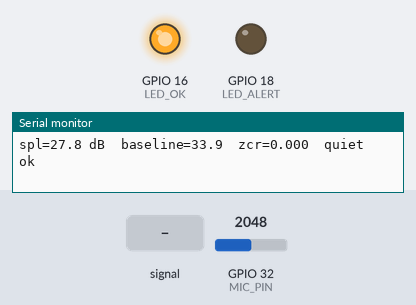
Recording of a sketch running on a simulated ESP32. On the bench: output pins drawn as LEDs (lit = HIGH), the last lines printed to the serial monitor. The inputs (shaded band) are chosen by the test bench; at power-on: GPIO 32 (MIC_PIN) = 2048 (analog values on the 0–4095 scale). WiFi joins after 1.5 s; servers stay silent unless stated; uploads are accepted with an empty reply.

Above: at 2.7 s.
2.8 s: GPIO 32 (MIC_PIN) fed a 200 Hz sine of ±327 counts around its level
At 3.8 s:
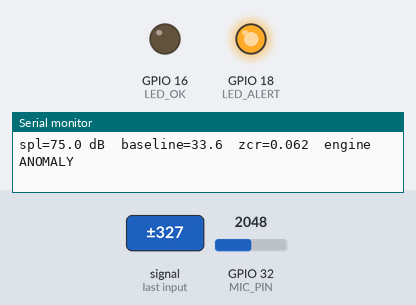
5.9 s: GPIO 32 (MIC_PIN) set to 2866
At 6.4 s:
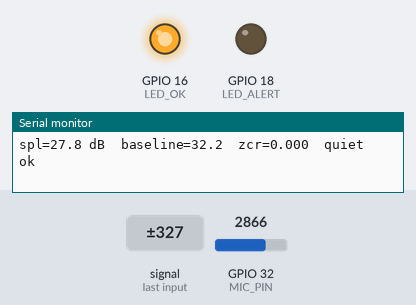
Timing chart, 0 to 8.9 s (numbered marks = the images above; inputs shaded):
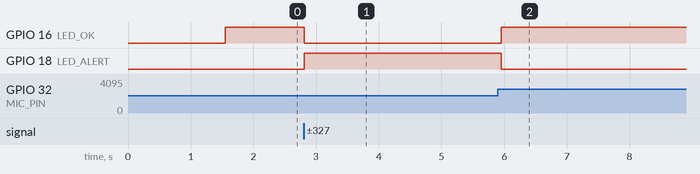

Measured:
- after the input at 2.8 s, GPIO 16 (LED_OK): HIGH → LOW at once; GPIO 18 (LED_ALERT): LOW → HIGH at once
- after the input at 5.9 s, GPIO 16 (LED_OK): LOW → HIGH after 0.05 s; GPIO 18 (LED_ALERT): HIGH → LOW after 0.05 s

The sketch:

sonara.ino
```cpp
/*
 * Sonara — Acoustic Wildlife & Urban Noise Heatmapper
 * Arduino IDE sketch for:
 *   ESP32 DevKit / NodeMCU-32S
 *   MagicBit
 *   MagicBit Tiny
 *   MagicBit Extension
 *
 * MagicBit plugin
 *   File → Preferences → Additional Board Manager URLs:
 *   https://github.com/magicbitlk/arduino-esp32/releases/download/Magicbit/package_magicbit_index.json
 *   Tools → Board → Boards Manager → install "Magicbit"
 *   Tools → Board → MagicBit  (or MagicBit Tiny / MagicBit Extension)
 *
 * Wiring  Analog Sound Sensor (MAX4466)
 *   VCC → 3.3V     (never 5V on ESP32)
 *   GND → GND
 *   OUT → GPIO 32  (ADC1_CH4 — free analog on all listed boards)
 *
 * Optional: KY-037 digital pin can go to GPIO 27 as a loudness gate.
 * Breadboard + jumper wires. Power via USB or a phone power bank.
 */

#include <WiFi.h>
#include <HTTPClient.h>
#include <math.h>

#define BOARD_MAGICBIT        1
#define BOARD_MAGICBIT_TINY   2
#define BOARD_MAGICBIT_EXT    3
#define BOARD_ESP32_DEVKIT    4

#ifndef SONARA_BOARD
#define SONARA_BOARD BOARD_MAGICBIT
#endif

#if SONARA_BOARD == BOARD_MAGICBIT
  const int MIC_PIN = 32;
  const int LED_OK = 16;
  const int LED_ALERT = 18;
  const char* BOARD_NAME = "magicbit";
#elif SONARA_BOARD == BOARD_MAGICBIT_TINY
  const int MIC_PIN = 32;
  const int LED_OK = 2;
  const int LED_ALERT = 2;
  const char* BOARD_NAME = "magicbit-tiny";
#elif SONARA_BOARD == BOARD_MAGICBIT_EXT
  const int MIC_PIN = 32;
  const int LED_OK = 16;
  const int LED_ALERT = 18;
  const char* BOARD_NAME = "magicbit-ext";
#else
  const int MIC_PIN = 32;
  const int LED_OK = 2;
  const int LED_ALERT = 2;
  const char* BOARD_NAME = "esp32";
#endif

const char* WIFI_SSID = "YOUR_WIFI";
const char* WIFI_PASS = "YOUR_PASSWORD";
const char* DASHBOARD_URL = "https://YOUR-APP/api/ingest";
const char* DEVICE_ID = "sonara-01";

const int SAMPLE_WINDOW_MS = 50;
const float CALIBRATION = 94.0;
const float THRESHOLD_DB = 12.0;
const float BASELINE_ALPHA = 0.04;
const unsigned long POST_EVERY_MS = 4000;
const unsigned long ALERT_COOLDOWN_MS = 6000;

float baselineSpl = 40.0;
unsigned long lastPost = 0;
unsigned long lastAlert = 0;

void connectWifi() {
  WiFi.mode(WIFI_STA);
  WiFi.begin(WIFI_SSID, WIFI_PASS);
  unsigned long start = millis();
  while (WiFi.status() != WL_CONNECTED && millis() - start < 15000) {
    delay(250);
  }
}

void setup() {
  Serial.begin(115200);
  pinMode(LED_OK, OUTPUT);
  pinMode(LED_ALERT, OUTPUT);
  analogReadResolution(12);
  analogSetPinAttenuation(MIC_PIN, ADC_11db);
  connectWifi();
  Serial.println("Sonara listener ready");
}

void loop() {
  unsigned long t0 = millis();
  uint32_t n = 0;
  uint64_t sum = 0;
  uint64_t sumSq = 0;
  int peak = 0;
  int prev = analogRead(MIC_PIN);
  uint32_t crossings = 0;

  while (millis() - t0 < SAMPLE_WINDOW_MS) {
    int v = analogRead(MIC_PIN);
    sum += v;
    sumSq += (uint64_t)v * v;
    int mag = abs(v - 2048);
    if (mag > peak) peak = mag;
    if ((prev >= 2048 && v < 2048) || (prev < 2048 && v >= 2048)) crossings++;
    prev = v;
    n++;
  }

  if (n == 0) return;
  float mean = (float)sum / n;
  float var = (float)sumSq / n - mean * mean;
  if (var < 0) var = 0;
  float rms = sqrt(var);
  float dbfs = 20.0 * log10(max(rms, 1.0f) / 2048.0f);
  float spl = constrain(dbfs + CALIBRATION, 18.0, 120.0);
  float zcr = (float)crossings / n;
  float delta = spl - baselineSpl;
  bool anomaly = delta >= THRESHOLD_DB;

  if (!anomaly) {
    baselineSpl = baselineSpl * (1.0 - BASELINE_ALPHA) + spl * BASELINE_ALPHA;
  }

  const char* kind = "traffic";
  if (!anomaly && spl < 48) kind = "quiet";
  else if (anomaly && zcr > 0.16) kind = "wildlife";
  else if (anomaly && zcr < 0.09) kind = "engine";
  else if (anomaly && peak > rms * 2.6) kind = "impact";
  else if (spl >= 72) kind = "congestion";

  digitalWrite(LED_OK, anomaly ? LOW : HIGH);
  digitalWrite(LED_ALERT, anomaly ? HIGH : LOW);

  Serial.printf(
    "spl=%.1f dB  baseline=%.1f  zcr=%.3f  %s  %s\n",
    spl, baselineSpl, zcr, kind, anomaly ? "ANOMALY" : "ok"
  );

  unsigned long now = millis();
  bool due = (now - lastPost) > POST_EVERY_MS;
  bool alert = anomaly && (now - lastAlert) > ALERT_COOLDOWN_MS;
  if ((due || alert) && WiFi.status() == WL_CONNECTED && strlen(DASHBOARD_URL) > 8) {
    HTTPClient http;
    http.begin(DASHBOARD_URL);
    http.addHeader("Content-Type", "application/json");
    String body = "{";
    body += "\"deviceId\":\"" + String(DEVICE_ID) + "\",";
    body += "\"board\":\"" + String(BOARD_NAME) + "\",";
    body += "\"ts\":" + String((unsigned long) millis()) + ",";
    body += "\"rms\":" + String(rms, 2) + ",";
    body += "\"peak\":" + String(peak) + ",";
    body += "\"spl\":" + String(spl, 1) + ",";
    body += "\"zcr\":" + String(zcr, 3) + ",";
    body += "\"anomaly\":" + String(anomaly ? "true" : "false") + ",";
    body += "\"kind\":\"" + String(kind) + "\"";
    body += "}";
    http.POST(body);
    http.end();
    lastPost = now;
    if (alert) lastAlert = now;
  }

  delay(20);
}
```
